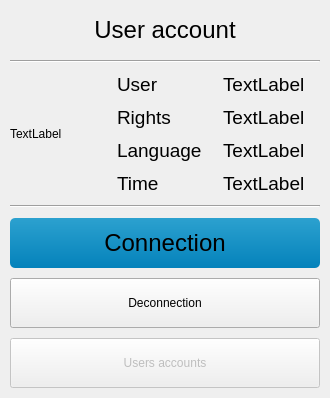
<?xml version="1.0" encoding="UTF-8"?>
<ui version="4.0">
 <class>container_ui</class>
 <widget class="QWidget" name="container_ui">
  <property name="geometry">
   <rect>
    <x>0</x>
    <y>0</y>
    <width>330</width>
    <height>394</height>
   </rect>
  </property>
  <layout class="QGridLayout" name="central_layout">
   <property name="sizeConstraint">
    <enum>QLayout::SetDefaultConstraint</enum>
   </property>
   <property name="margin">
    <number>10</number>
   </property>
   <property name="spacing">
    <number>10</number>
   </property>
   <item row="17" column="1" colspan="3">
    <widget class="QPushButton" name="connection_button">
     <property name="minimumSize">
      <size>
       <width>250</width>
       <height>50</height>
      </size>
     </property>
     <property name="maximumSize">
      <size>
       <width>16777215</width>
       <height>50</height>
      </size>
     </property>
     <property name="styleSheet">
      <string notr="true">background-color:qlineargradient(x1: 0, y1: 0, x2: 0, y2: 1, stop: 0 #2ca1cf, stop: 1 #0482bb);
border: 2px #616763;
border-radius: 5px;
font-size: 18pt; 
font-weight:40; 
color: #000000;</string>
     </property>
     <property name="text">
      <string>Connection</string>
     </property>
    </widget>
   </item>
   <item row="12" column="2">
    <widget class="QLabel" name="user_id_header_label">
     <property name="styleSheet">
      <string notr="true">font-size: 14pt;
font-weight:40; </string>
     </property>
     <property name="text">
      <string>User</string>
     </property>
    </widget>
   </item>
   <item row="19" column="1" colspan="3">
    <widget class="QPushButton" name="accounts_manager_button">
     <property name="enabled">
      <bool>false</bool>
     </property>
     <property name="minimumSize">
      <size>
       <width>250</width>
       <height>50</height>
      </size>
     </property>
     <property name="maximumSize">
      <size>
       <width>16777215</width>
       <height>50</height>
      </size>
     </property>
     <property name="focusPolicy">
      <enum>Qt::StrongFocus</enum>
     </property>
     <property name="styleSheet">
      <string notr="true">QPushButton::enabled{
background-color:qlineargradient(x1: 0, y1: 0, x2: 0, y2: 1, stop: 0 #2ca1cf, stop: 1 #0482bb);
border: 2px #616763;
border-radius: 5px;
font-size: 18pt; 
font-weight:40; 
color:#000000;
};
QPushButton::disabled { 
  background-color:#aeaeae;
  border: 2px #616763;
  border-radius: 5px;
  font-size: 18pt; 
  font-weight:40; 
  color:#000000;
};</string>
     </property>
     <property name="text">
      <string>Users accounts</string>
     </property>
     <property name="flat">
      <bool>false</bool>
     </property>
    </widget>
   </item>
   <item row="15" column="3">
    <widget class="QLabel" name="time_label">
     <property name="styleSheet">
      <string notr="true">font-size: 14pt;
font-weight:40; </string>
     </property>
     <property name="text">
      <string>TextLabel</string>
     </property>
    </widget>
   </item>
   <item row="12" column="3">
    <widget class="QLabel" name="user_id_label">
     <property name="styleSheet">
      <string notr="true">font-size: 14pt;
font-weight:40; </string>
     </property>
     <property name="text">
      <string>TextLabel</string>
     </property>
    </widget>
   </item>
   <item row="14" column="3">
    <widget class="QLabel" name="language_label">
     <property name="styleSheet">
      <string notr="true">font-size: 14pt;
font-weight:40; </string>
     </property>
     <property name="text">
      <string>TextLabel</string>
     </property>
    </widget>
   </item>
   <item row="13" column="3">
    <widget class="QLabel" name="access_rights_label">
     <property name="styleSheet">
      <string notr="true">font-size: 14pt;
font-weight:40; </string>
     </property>
     <property name="text">
      <string>TextLabel</string>
     </property>
    </widget>
   </item>
   <item row="1" column="1" colspan="3">
    <widget class="Line" name="line">
     <property name="orientation">
      <enum>Qt::Horizontal</enum>
     </property>
    </widget>
   </item>
   <item row="13" column="2">
    <widget class="QLabel" name="access_rights_header_label">
     <property name="styleSheet">
      <string notr="true">font-size: 14pt;
font-weight:40; </string>
     </property>
     <property name="text">
      <string>Rights</string>
     </property>
    </widget>
   </item>
   <item row="15" column="2">
    <widget class="QLabel" name="time_header_label">
     <property name="styleSheet">
      <string notr="true">font-size: 14pt;
font-weight:40; </string>
     </property>
     <property name="text">
      <string>Time</string>
     </property>
    </widget>
   </item>
   <item row="14" column="2">
    <widget class="QLabel" name="language_header_label">
     <property name="styleSheet">
      <string notr="true">font-size: 14pt;
font-weight:40; </string>
     </property>
     <property name="text">
      <string>Language</string>
     </property>
    </widget>
   </item>
   <item row="0" column="1" colspan="3">
    <widget class="QLabel" name="header_label">
     <property name="minimumSize">
      <size>
       <width>0</width>
       <height>40</height>
      </size>
     </property>
     <property name="maximumSize">
      <size>
       <width>16777215</width>
       <height>40</height>
      </size>
     </property>
     <property name="styleSheet">
      <string notr="true">font-size: 18pt;
font-weight:60; </string>
     </property>
     <property name="text">
      <string>User account</string>
     </property>
     <property name="alignment">
      <set>Qt::AlignCenter</set>
     </property>
    </widget>
   </item>
   <item row="12" column="1" rowspan="4">
    <widget class="QLabel" name="user_icon_label">
     <property name="maximumSize">
      <size>
       <width>200</width>
       <height>200</height>
      </size>
     </property>
     <property name="text">
      <string>TextLabel</string>
     </property>
    </widget>
   </item>
   <item row="16" column="1" colspan="3">
    <widget class="Line" name="line_2">
     <property name="orientation">
      <enum>Qt::Horizontal</enum>
     </property>
    </widget>
   </item>
   <item row="18" column="1" colspan="3">
    <widget class="QPushButton" name="deconnection_button">
     <property name="enabled">
      <bool>true</bool>
     </property>
     <property name="minimumSize">
      <size>
       <width>250</width>
       <height>50</height>
      </size>
     </property>
     <property name="styleSheet">
      <string notr="true">QPushButton::enabled{
background-color:qlineargradient(x1: 0, y1: 0, x2: 0, y2: 1, stop: 0 #2ca1cf, stop: 1 #0482bb);
border: 2px #616763;
border-radius: 5px;
font-size: 18pt; 
font-weight:40; 
color:#000000;
};
QPushButton::disabled { 
  background-color:#aeaeae;
  border: 2px #616763;
  border-radius: 5px;
  font-size: 18pt; 
  font-weight:40; 
  color:#000000;
};</string>
     </property>
     <property name="text">
      <string>Deconnection</string>
     </property>
    </widget>
   </item>
  </layout>
 </widget>
 <layoutdefault spacing="10" margin="11"/>
 <resources/>
 <connections/>
</ui>
